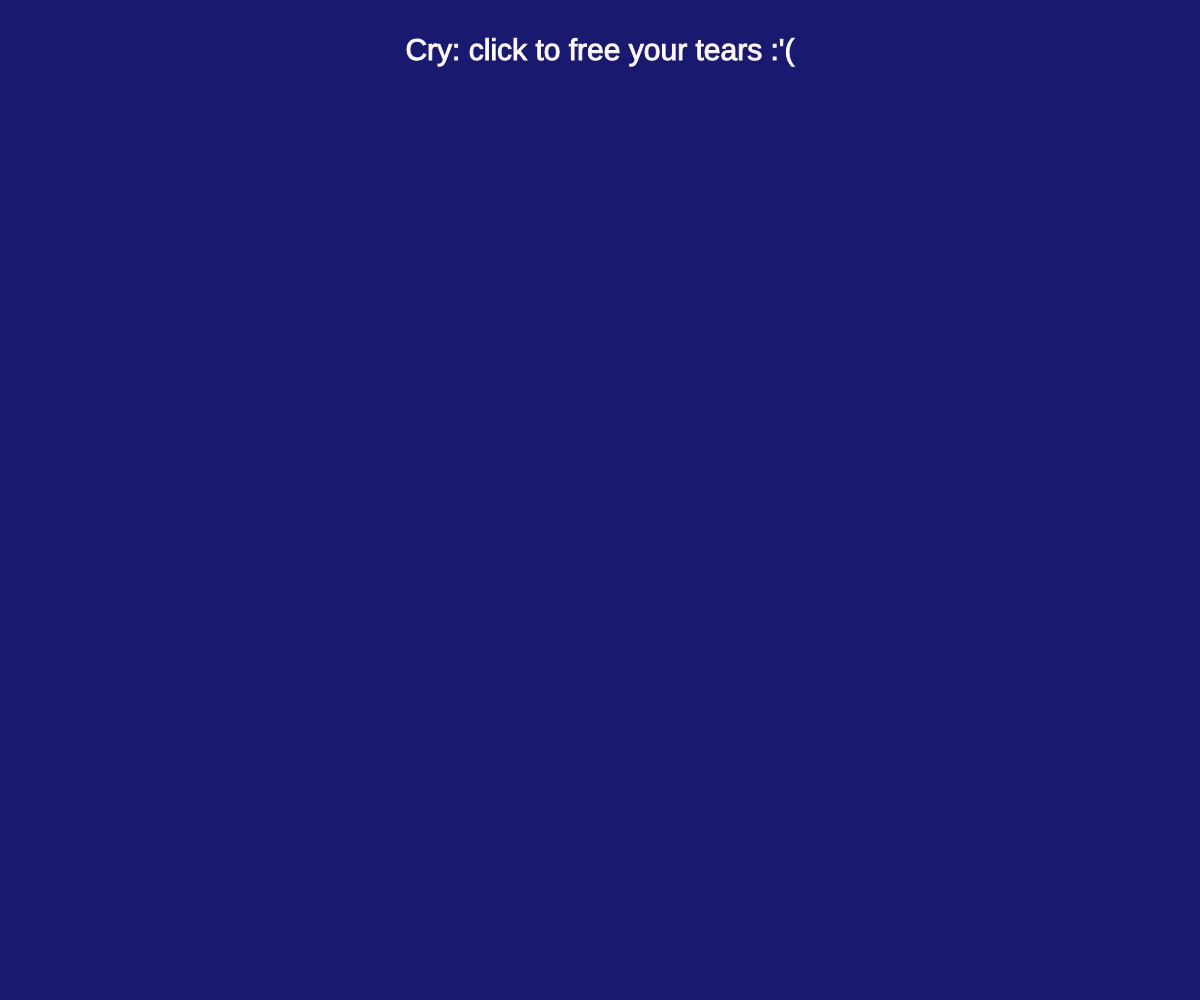
Frame 1 (no input)
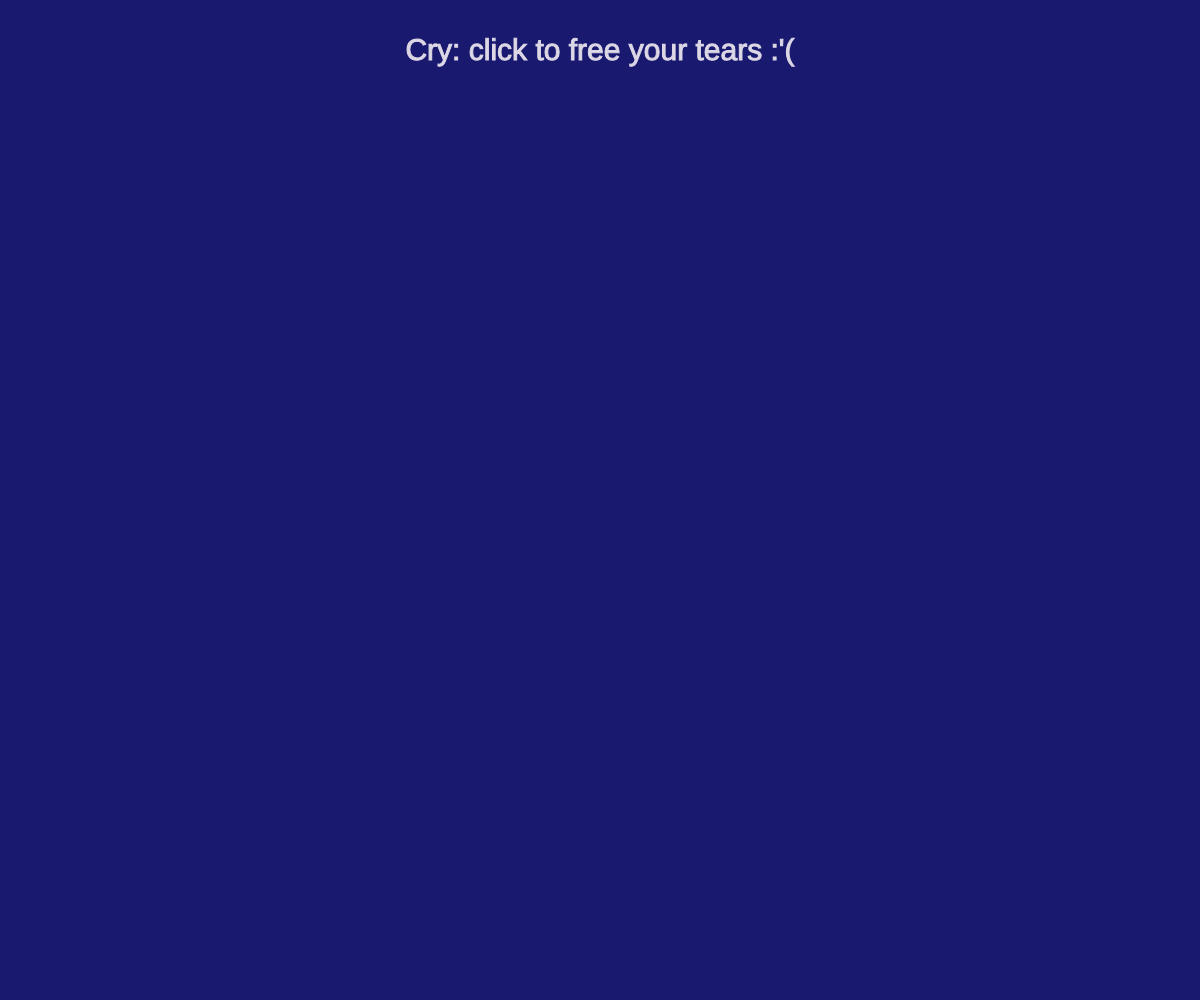
Frame 60 (no input)
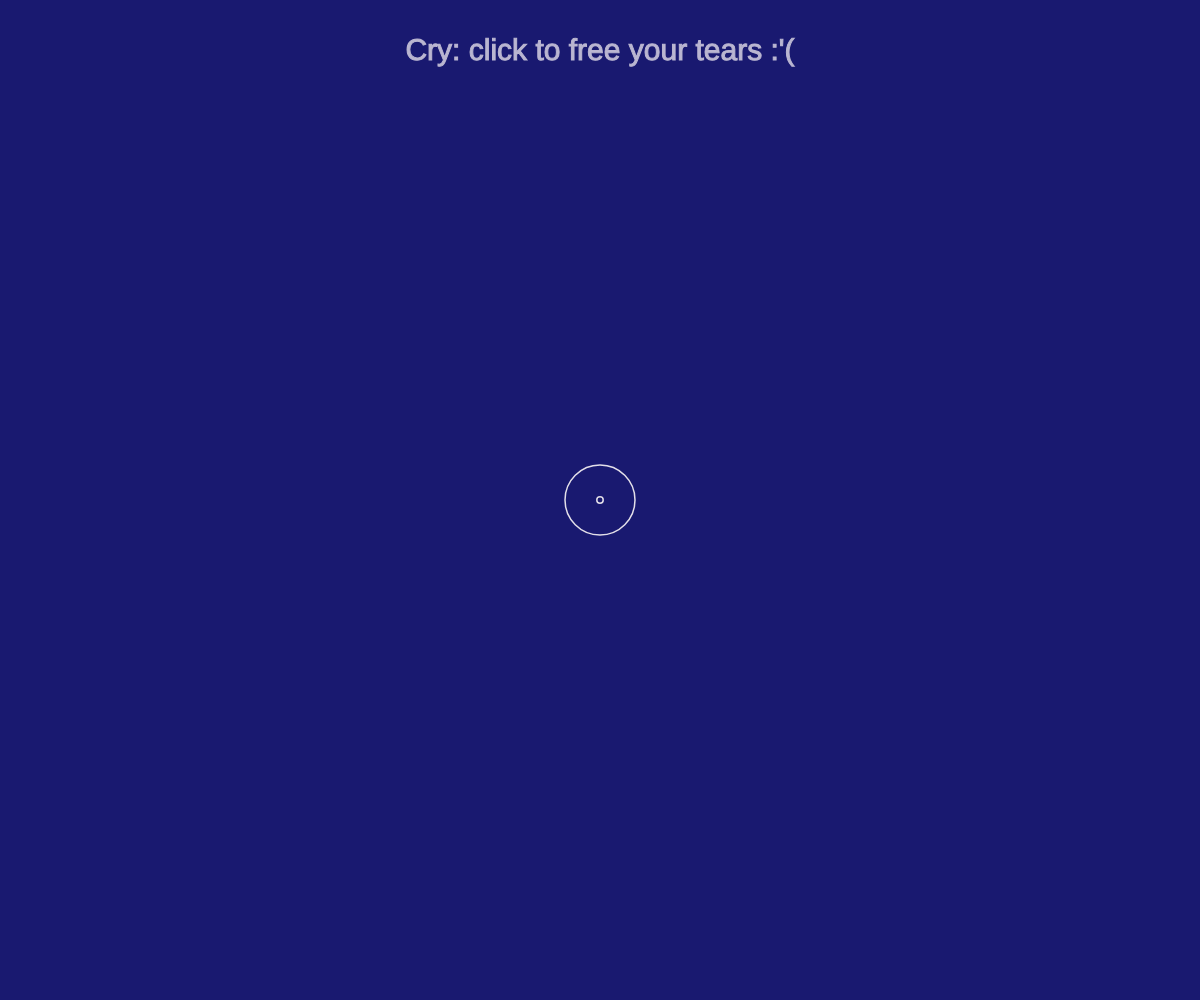
Frame 120 (the mouse pressed at the canvas centre since frame 60)

The p5.js sketch that drew these frames (run headless with seeded random() and noise() and a simulated clock; from frame 60 on, the mouse is pressed at the canvas centre):

// p5.js sketch
// ── sketch.js
var points = Array();

function setup() {
  createCanvas(windowWidth,windowHeight); // creates the canvas with dimensions of the browser dimensions
  // put setup code here
  background("MidnightBlue"); // canvas color
  angleMode(DEGREES);
}


function mousePressed() {
    var pointCoord = Array(mouseX, mouseY);
    points.push(pointCoord);
  }

function draw(){

  background("MidnightBlue");


  //TEXT
  push()
  textAlign(CENTER);
  stroke(lerpColor(color('snow'),color('MidnightBlue'),frameCount/400));
  textSize(30);
  fill(lerpColor(color('snow'),color('MidnightBlue'),frameCount/400));
  text("Cry: click to free your tears :'(", 0, 37, width);
  pop()

  push()

  strokeWeight(1.5);
  stroke(lerpColor(color('snow'),color('MidnightBlue'),frameCount/1000));
  noFill();

  t = frameCount - 50;

  r = abs(sin(t*2));

  for (j=0; j<points.length; j++){

    //DROP
    circle(points[j][0], points[j][1], r*10);

    //WAVES
    for(i=0; i<100; i++){
      if(t>90*i){
      circle(points[j][0], points[j][1], (t-90*i))
      }
    }
  }
  pop()
}
